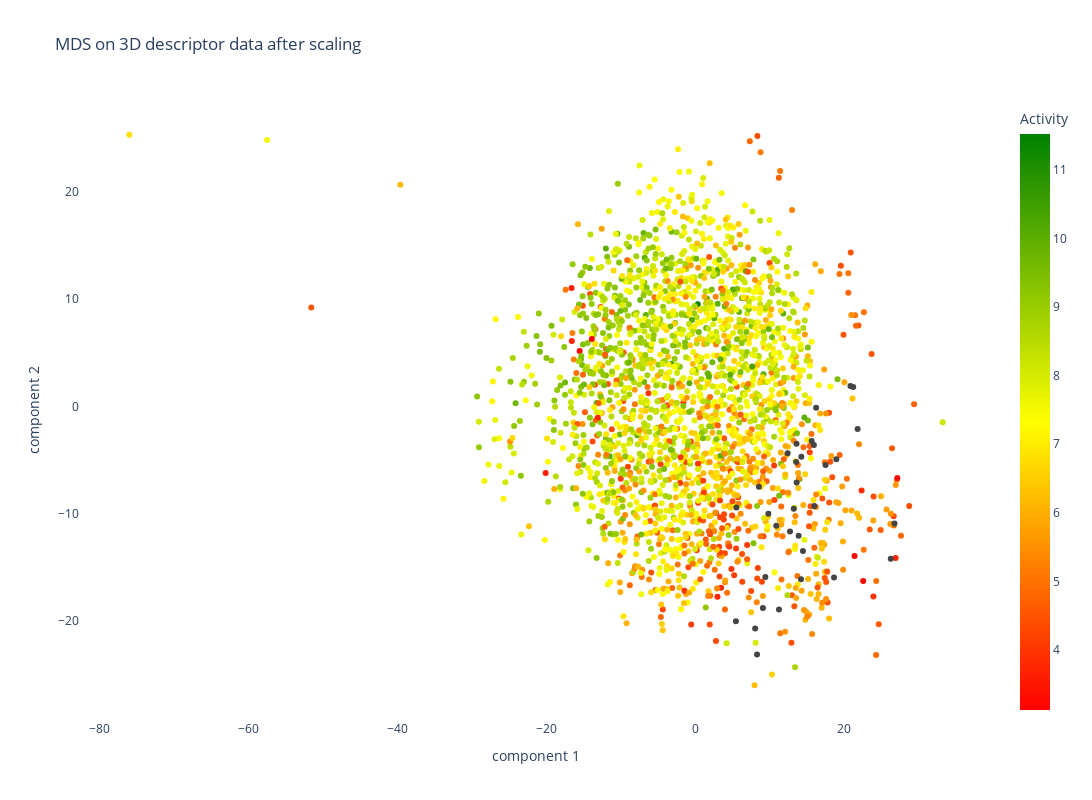

This figure's notebook cell:
### Code cell
fig_3D_scaled_2 = px.scatter(finalDf_3D_scaled, x="component 1", y="component 2",
                    color = "Activity",
                      color_continuous_scale=["red",  "yellow", "green"],
                    hover_data = None ,
                                        
                    title = 'MDS on 3D descriptor data after scaling',
                                      width=1200,
                                      height=800,
                          render_mode='SVG',
                          #symbol='scaffold_grouped',    
                             symbol_sequence = symbols
                          )
fig_3D_scaled_2.update_layout(plot_bgcolor='White')
#fig_3D_scaled_2.show()
app_scatter = molplotly.add_molecules(fig=fig_3D_scaled_2,
                                      df=finalDf_3D_scaled,
                                      smiles_col='smiles',
                                      title_col='InChIKey',
                                      condition_col = 'scaffold_grouped')
                                                                          
app_scatter.run_server(mode='inline', port=9614, height=800)

### Figure 1 — Plotly figure (JSON) as saved in the notebook; plotly's stock layout.template omitted (floating-point values rounded to 4 significant figures; data arrays with more than 128 entries replaced by an {"elided": "..."} marker saying what was removed)
{"data": [{"hovertemplate": "component 1=%{x}<br>component 2=%{y}<br>Activity=%{marker.color}<extra></extra>", "legendgroup": "", "marker": {"color": {"elided": "2182 float values"}, "coloraxis": "coloraxis", "symbol": "circle"}, "mode": "markers", "name": "", "orientation": "v", "showlegend": false, "type": "scatter", "x": {"elided": "2182 float values"}, "xaxis": "x", "y": {"elided": "2182 float values"}, "yaxis": "y"}], "layout": {"coloraxis": {"colorbar": {"title": {"text": "Activity"}}, "colorscale": [[0, "red"], [0.5, "yellow"], [1, "green"]]}, "height": 800, "legend": {"tracegroupgap": 0}, "plot_bgcolor": "White", "title": {"text": "MDS on 3D descriptor data after scaling"}, "width": 1200, "xaxis": {"anchor": "y", "domain": [0, 1], "title": {"text": "component 1"}}, "yaxis": {"anchor": "x", "domain": [0, 1], "title": {"text": "component 2"}}}}
